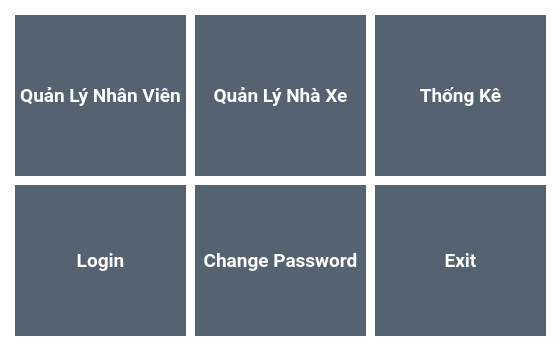
<?xml version="1.0" encoding="UTF-8"?>
<ui version="4.0">
 <class>Form</class>
 <widget class="QWidget" name="Form">
  <property name="geometry">
   <rect>
    <x>0</x>
    <y>0</y>
    <width>560</width>
    <height>351</height>
   </rect>
  </property>
  <property name="windowTitle">
   <string>Form</string>
  </property>
  <property name="styleSheet">
   <string notr="true">background-color: rgb(255, 255, 255);</string>
  </property>
  <widget class="QPushButton" name="pushButtonQLNV">
   <property name="geometry">
    <rect>
     <x>10</x>
     <y>10</y>
     <width>181</width>
     <height>171</height>
    </rect>
   </property>
   <property name="font">
    <font>
     <family>Roboto</family>
     <pointsize>14</pointsize>
     <weight>75</weight>
     <bold>true</bold>
    </font>
   </property>
   <property name="styleSheet">
    <string notr="true">QPushButton#pushButtonQLNV
{
	border: 5px solid rgba(0,0,0,0);
	border-color: rgb(255, 255, 255);
	color: rgba(255,255,255,255);
	background-color:rgba(85,98,112,255);
}

QPushButton#pushButtonQLNV:hover
{
	padding-left: 2px;
	padding-top: 2px;
	color: rgb(255, 0, 0);
}

QPushButton#pushButtonQLNV:pressed
{
	padding: 2px;
	color: rgba(255,255,255,255);
	background-color: rgb(255, 0, 0);
}</string>
   </property>
   <property name="text">
    <string>Quản Lý Nhân Viên</string>
   </property>
  </widget>
  <widget class="QPushButton" name="pushButtonQLNX">
   <property name="geometry">
    <rect>
     <x>190</x>
     <y>10</y>
     <width>181</width>
     <height>171</height>
    </rect>
   </property>
   <property name="font">
    <font>
     <family>Roboto</family>
     <pointsize>14</pointsize>
     <weight>75</weight>
     <bold>true</bold>
    </font>
   </property>
   <property name="styleSheet">
    <string notr="true">QPushButton#pushButtonQLNX
{
	border: 5px solid rgba(0,0,0,0);
	border-color: rgb(255, 255, 255);
	color: rgba(255,255,255,255);
	background-color:rgba(85,98,112,255);
}

QPushButton#pushButtonQLNX:hover
{
	padding-left: 2px;
	padding-top: 2px;
	color: rgb(255, 0, 0);
}

QPushButton#pushButtonQLNX:pressed
{
	padding: 2px;
	color: rgba(255,255,255,255);
	background-color: rgb(255, 0, 0);
}</string>
   </property>
   <property name="text">
    <string>Quản Lý Nhà Xe</string>
   </property>
  </widget>
  <widget class="QPushButton" name="pushButtonThongKe">
   <property name="geometry">
    <rect>
     <x>370</x>
     <y>10</y>
     <width>181</width>
     <height>171</height>
    </rect>
   </property>
   <property name="font">
    <font>
     <family>Roboto</family>
     <pointsize>14</pointsize>
     <weight>75</weight>
     <bold>true</bold>
    </font>
   </property>
   <property name="styleSheet">
    <string notr="true">QPushButton#pushButtonThongKe
{
	border: 5px solid rgba(0,0,0,0);
	border-color: rgb(255, 255, 255);
	color: rgba(255,255,255,255);
	background-color:rgba(85,98,112,255);
}

QPushButton#pushButtonThongKe:hover
{
	padding-left: 2px;
	padding-top: 2px;
	color: rgb(255, 0, 0);
}

QPushButton#pushButtonThongKe:pressed
{
	padding: 2px;
	color: rgba(255,255,255,255);
	background-color: rgb(255, 0, 0);
}</string>
   </property>
   <property name="text">
    <string>Thống Kê</string>
   </property>
  </widget>
  <widget class="QPushButton" name="pushButtonLogin">
   <property name="geometry">
    <rect>
     <x>10</x>
     <y>180</y>
     <width>181</width>
     <height>161</height>
    </rect>
   </property>
   <property name="font">
    <font>
     <family>Roboto</family>
     <pointsize>14</pointsize>
     <weight>75</weight>
     <bold>true</bold>
    </font>
   </property>
   <property name="styleSheet">
    <string notr="true">QPushButton#pushButtonLogin
{
	border: 5px solid rgba(0,0,0,0);
	border-color: rgb(255, 255, 255);
	color: rgba(255,255,255,255);
	background-color:rgba(85,98,112,255);
}

QPushButton#pushButtonLogin:hover
{
	padding-left: 2px;
	padding-top: 2px;
	color: rgb(255, 0, 0);
}

QPushButton#pushButtonLogin:pressed
{
	padding: 2px;
	color: rgba(255,255,255,255);
	background-color: rgb(255, 0, 0);
}</string>
   </property>
   <property name="text">
    <string>Login</string>
   </property>
  </widget>
  <widget class="QPushButton" name="pushButtonChangePassword">
   <property name="geometry">
    <rect>
     <x>190</x>
     <y>180</y>
     <width>181</width>
     <height>161</height>
    </rect>
   </property>
   <property name="font">
    <font>
     <family>Roboto</family>
     <pointsize>14</pointsize>
     <weight>75</weight>
     <bold>true</bold>
    </font>
   </property>
   <property name="styleSheet">
    <string notr="true">QPushButton#pushButtonChangePassword
{
	border: 5px solid rgba(0,0,0,0);
	border-color: rgb(255, 255, 255);
	color: rgba(255,255,255,255);
	background-color:rgba(85,98,112,255);
}

QPushButton#pushButtonChangePassword:hover
{
	padding-left: 2px;
	padding-top: 2px;
	color: rgb(255, 0, 0);
}

QPushButton#pushButtonChangePassword:pressed
{
	padding: 2px;
	color: rgba(255,255,255,255);
	background-color: rgb(255, 0, 0);
}</string>
   </property>
   <property name="text">
    <string>Change Password</string>
   </property>
  </widget>
  <widget class="QPushButton" name="pushButtonExit">
   <property name="geometry">
    <rect>
     <x>370</x>
     <y>180</y>
     <width>181</width>
     <height>161</height>
    </rect>
   </property>
   <property name="font">
    <font>
     <family>Roboto</family>
     <pointsize>14</pointsize>
     <weight>75</weight>
     <bold>true</bold>
    </font>
   </property>
   <property name="styleSheet">
    <string notr="true">QPushButton#pushButtonExit
{
	border: 5px solid rgba(0,0,0,0);
	border-color: rgb(255, 255, 255);
	color: rgba(255,255,255,255);
	background-color:rgba(85,98,112,255);
}

QPushButton#pushButtonExit:hover
{
	padding-left: 2px;
	padding-top: 2px;
	color: rgb(255, 0, 0);
}

QPushButton#pushButtonExit:pressed
{
	padding: 2px;
	color: rgba(255,255,255,255);
	background-color: rgb(255, 0, 0);
}</string>
   </property>
   <property name="text">
    <string>Exit</string>
   </property>
  </widget>
 </widget>
 <resources/>
 <connections/>
</ui>
